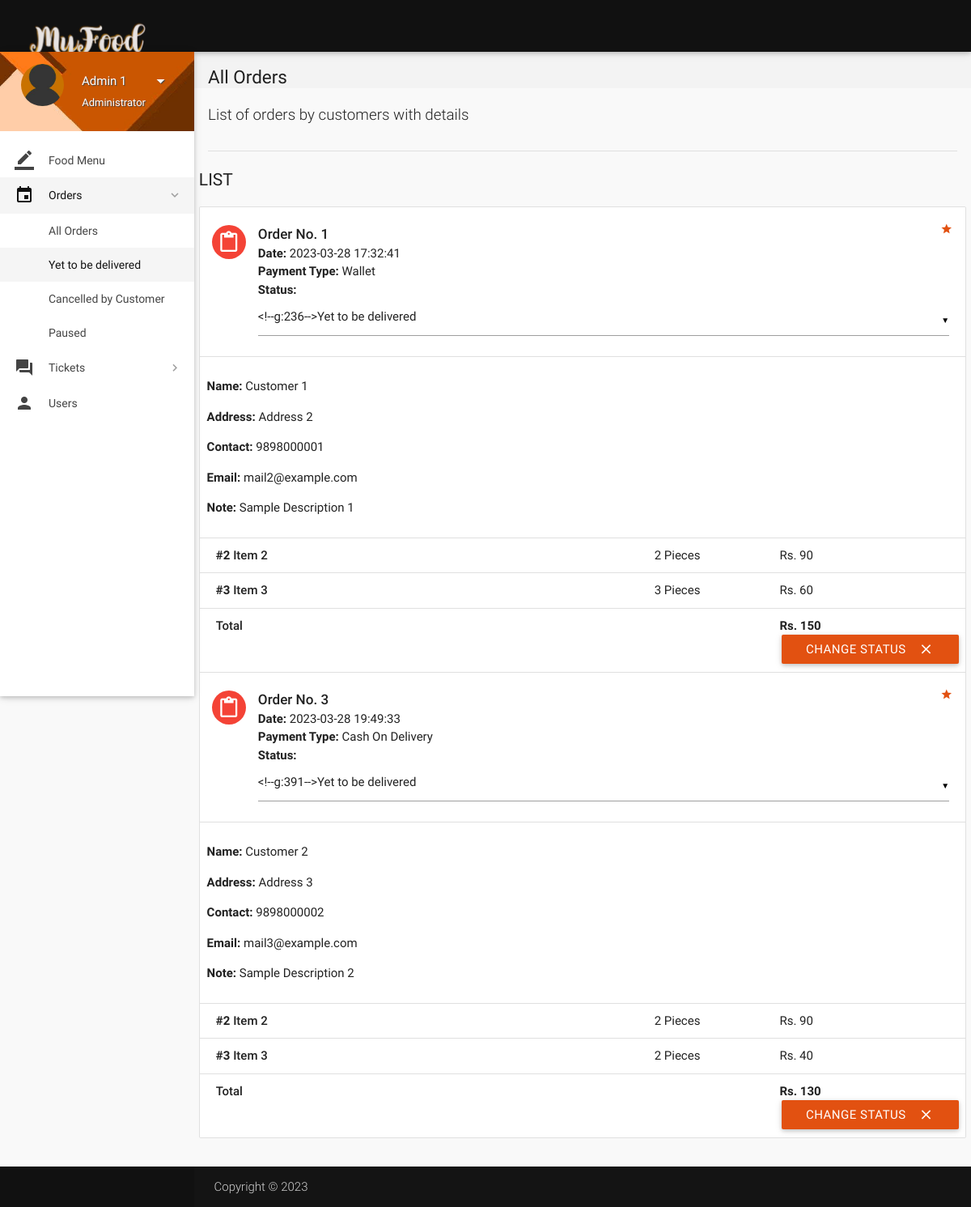
The page /account/all-orders.php?status=Yet to be delivered (signed in) on the database its author committed.
### tables this page shows
CREATE TABLE `orders` (
  `id` int(11) NOT NULL,
  `customer_id` int(11) NOT NULL,
  `address` varchar(300) NOT NULL,
  `description` varchar(300) NOT NULL,
  `date` datetime NOT NULL DEFAULT CURRENT_TIMESTAMP,
  `payment_type` varchar(16) NOT NULL DEFAULT 'Wallet',
  `total` int(11) NOT NULL,
  `status` varchar(25) NOT NULL DEFAULT 'Yet to be delivered',
  `deleted` tinyint(4) NOT NULL DEFAULT '0'
);

CREATE TABLE `users` (
  `id` int(11) NOT NULL,
  `role` varchar(15) NOT NULL DEFAULT 'Customer',
  `name` varchar(15) NOT NULL,
  `username` varchar(10) NOT NULL,
  `password` varchar(16) NOT NULL,
  `email` varchar(35) NULL,
  `address` varchar(300) NULL,
  `contact` bigint(11) NOT NULL,
  `verified` tinyint(1) NOT NULL DEFAULT '0',
  `deleted` tinyint(4) NOT NULL DEFAULT '0'
);

CREATE TABLE `order_details` (
  `id` int(11) NOT NULL,
  `order_id` int(11) NOT NULL,
  `item_id` int(11) NOT NULL,
  `quantity` int(11) NOT NULL,
  `price` int(11) NOT NULL
);

CREATE TABLE `items` (
  `id` int(11) NOT NULL,
  `name` varchar(20) NOT NULL,
  `price` int(11) NOT NULL,
  `deleted` tinyint(4) NOT NULL DEFAULT '0'
);

### account/includes/connect.php (called while the page is built, shortened)
<?php
$name = $_SESSION['name'];
$role = $_SESSION['role'];
?>

### account/all-orders.php (the view, shortened to what this page needs)
<?php
include 'includes/connect.php';
	if($_SESSION['admin_sid']==session_id())
	{
		?>
<!DOCTYPE html>
<html lang="en">
<head>
  <link href="css/materialize.min.css" type="text/css" rel="stylesheet" media="screen,projection">
  <link href="css/style.min.css" type="text/css" rel="stylesheet" media="screen,projection">
  <link href="css/custom/custom.min.css" type="text/css" rel="stylesheet" media="screen,projection">
  <link href="js/plugins/perfect-scrollbar/perfect-scrollbar.css" type="text/css" rel="stylesheet" media="screen,projection">
</head>
<body>
  <header id="header" class="page-topbar">
        <div class="navbar-fixed">
            <nav class="navbar-color">
                <div class="nav-wrapper">
                    <ul class="left">
                      <li><h1 class="logo-wrapper"><a href="index.php" class="brand-logo darken-1"><img src="images/logo.png" alt="logo"></a> <span class="logo-text">Logo</span></h1></li>
                    </ul>
                </div>
            </nav>
        </div>
  </header>
  <div id="main">
    <div class="wrapper">
      <aside id="left-sidebar-nav">
        <ul id="slide-out" class="side-nav fixed leftside-navigation">
            <li class="user-details cyan darken-2">
            <div class="row">
                <div class="col col s4 m4 l4">
                    <img src="images/avatar.jpg" alt="" class="circle responsive-img valign profile-image">
                </div>
                <div class="col col s8 m8 l8">
                    <a class="btn-flat dropdown-button waves-effect waves-light white-text profile-btn" href="#" data-activates="profile-dropdown"><?php echo $name;?> <i class="mdi-navigation-arrow-drop-down right"></i></a>
                    <p class="user-roal"><?php echo $role;?></p>
                </div>
            </div>
            </li>
            <li class="bold"><a href="index.php" class="waves-effect waves-cyan"><i class="mdi-editor-border-color"></i> Food Menu</a>
            </li>
                <li class="no-padding">
                    <ul class="collapsible collapsible-accordion">
                        <li class="bold"><a class="collapsible-header waves-effect waves-cyan active"><i class="mdi-editor-insert-invitation"></i> Orders</a>
                            <div class="collapsible-body">
                                <ul>
								<li class="<?php
								if(!isset($_GET['status'])){
										echo 'active';
									}?>
									"><a href="all-orders.php">All Orders</a>
                                </li>
								<?php
									$sql = mysqli_query($con, "SELECT DISTINCT status FROM orders;");
									while($row = mysqli_fetch_array($sql)){
									if(isset($_GET['status'])){
										$status = $row['status'];
									}
                                    echo '<li class='.(isset($_GET['status'])?($status == $_GET['status'] ? 'active' : ''): '').'><a href="all-orders.php?status='.$row['status'].'">'.$row['status'].'</a>
                                    </li>';
									}
									?>
                                </ul>
                            </div>
                        </li>
                    </ul>
                </li>
                 <li class="no-padding">
                    <ul class="collapsible collapsible-accordion">
                        <li class="bold"><a class="collapsible-header waves-effect waves-cyan"><i class="mdi-action-question-answer"></i> Tickets</a>
                        </li>
                    </ul>
                </li>
            <li class="bold"><a href="users.php" class="waves-effect waves-cyan"><i class="mdi-social-person"></i> Users</a>
            </li>
        </ul>
        </aside>
      <section id="content">
        <div id="breadcrumbs-wrapper">
          <div class="container">
            <div class="row">
              <div class="col s12 m12 l12">
                <h5 class="breadcrumbs-title">All Orders</h5>
              </div>
            </div>
          </div>
        </div>
        <div class="container">
          <p class="caption">List of orders by customers with details</p>
          <div class="divider"></div>
<div id="work-collections" class="seaction">
					<?php
					if(isset($_GET['status'])){
						$status = $_GET['status'];
					}
					else{
						$status = '%';
					}
					$sql = mysqli_query($con, "SELECT * FROM orders WHERE status LIKE '$status';");
					echo '<div class="row">
                <div>
                    <h4 class="header">List</h4>
                    <ul id="issues-collection" class="collection">';
					while($row = mysqli_fetch_array($sql))
					{
						$status = $row['status'];
						$deleted = $row['deleted'];
						echo '<li class="collection-item avatar">
                              <i class="mdi-content-content-paste red circle"></i>
                              <span class="collection-header">Order No. '.$row['id'].'</span>
                              <p><strong>Date:</strong> '.$row['date'].'</p>
                              <p><strong>Payment Type:</strong> '.$row['payment_type'].'</p>
							  <p><strong>Status:</strong> '.($deleted ? $status : '
							  <form method="post" action="routers/edit-orders.php">
							    <input type="hidden" value="'.$row['id'].'" name="id">
								<select name="status">
								<option value="Yet to be delivered" '.($status=='Yet to be delivered' ? 'selected' : '').'>Yet to be delivered</option>
								<option value="Delivered" '.($status=='Delivered' ? 'selected' : '').'>Delivered</option>
								<option value="Cancelled by Admin" '.($status=='Cancelled by Admin' ? 'selected' : '').'>Cancelled by Admin</option>
								<option value="Paused" '.($status=='Paused' ? 'selected' : '').'>Paused</option>
								</select>
							  ').'</p>
                              <a href="#" class="secondary-content"><i class="mdi-action-grade"></i></a>
                              </li>';
						$order_id = $row['id'];
						$customer_id = $row['customer_id'];
						$sql1 = mysqli_query($con, "SELECT * FROM order_details WHERE order_id = $order_id;");
						$sql3 = mysqli_query($con, "SELECT * FROM users WHERE id = $customer_id;");
							while($row3 = mysqli_fetch_array($sql3))
							{
							echo '<li class="collection-item">
                            <div class="row">
							<p><strong>Name: </strong>'.$row3['name'].'</p>
							<p><strong>Address: </strong>'.$row['address'].'</p>
							'.($row3['contact'] == '' ? '' : '<p><strong>Contact: </strong>'.$row3['contact'].'</p>').'
							'.($row3['email'] == '' ? '' : '<p><strong>Email: </strong>'.$row3['email'].'</p>').'
							'.(!empty($row['description']) ? '<p><strong>Note: </strong>'.$row['description'].'</p>' : '').'
                            </li>';
							}
						while($row1 = mysqli_fetch_array($sql1))
						{
							$item_id = $row1['item_id'];
							$sql2 = mysqli_query($con, "SELECT * FROM items WHERE id = $item_id;");
							while($row2 = mysqli_fetch_array($sql2))
								$item_name = $row2['name'];
							echo '<li class="collection-item">
                            <div class="row">
                            <div class="col s7">
                            <p class="collections-title"><strong>#'.$row1['item_id'].'</strong> '.$item_name.'</p>
                            </div>
                            <div class="col s2">
                            <span>'.$row1['quantity'].' Pieces</span>
                            </div>
                            <div class="col s3">
                            <span>Rs. '.$row1['price'].'</span>
                            </div>
                            </div>
                            </li>';
						}
								echo'<li class="collection-item">
                                        <div class="row">
                                            <div class="col s7">
                                                <p class="collections-title"> Total</p>
                                            </div>
                                            <div class="col s2">
											<span> </span>
                                            </div>
                                            <div class="col s3">
                                                <span><strong>Rs. '.$row['total'].'</strong></span>
                                            </div>';
								if(!$deleted){
								echo '<button class="btn waves-effect waves-light right submit" type="submit" name="action">Change Status
                                              <i class="mdi-content-clear right"></i>
										</button>
										</form>';
								}
								echo'</div></li>';
					}
					?>
					</ul>
                </div>
              </div>
            </div>
        </div>
      </section>
    </div>
  </div>
  <footer class="page-footer">
    <div class="footer-copyright">
      <div class="container">
        <span>Copyright © 2023 <a class="grey-text text-lighten-4" href="#" target="_blank"></a> </span>
        </div>
    </div>
  </footer>
</body>
</html>
<?php
	}
?>

### rows shown on the page
orders: id "1", date "2023-03-28 17:32:41", payment_type "Wallet", address "Address 2", description "Sample Description 1", total "150", deleted "CHANGE STATUS"
users: name "Customer 1", contact "9898000001", email "mail2@example.com"
order_details: item "2", item.name "Item 2", quantity "2", price "90"
order_details: item "3", item.name "Item 3", quantity "3", price "60"
orders: id "3", date "2023-03-28 19:49:33", payment_type "Cash On Delivery", address "Address 3", description "Sample Description 2", total "130", deleted "CHANGE STATUS"
users: name "Customer 2", contact "9898000002", email "mail3@example.com"
order_details: item "2", item.name "Item 2", quantity "2", price "90"
order_details: item "3", item.name "Item 3", quantity "2", price "40"

### other values the page prints
$name "Admin 1"
$role "Administrator"
$row['status'] "Yet to be delivered"
$row['status'] "Cancelled by Customer"
$row['status'] "Paused"
